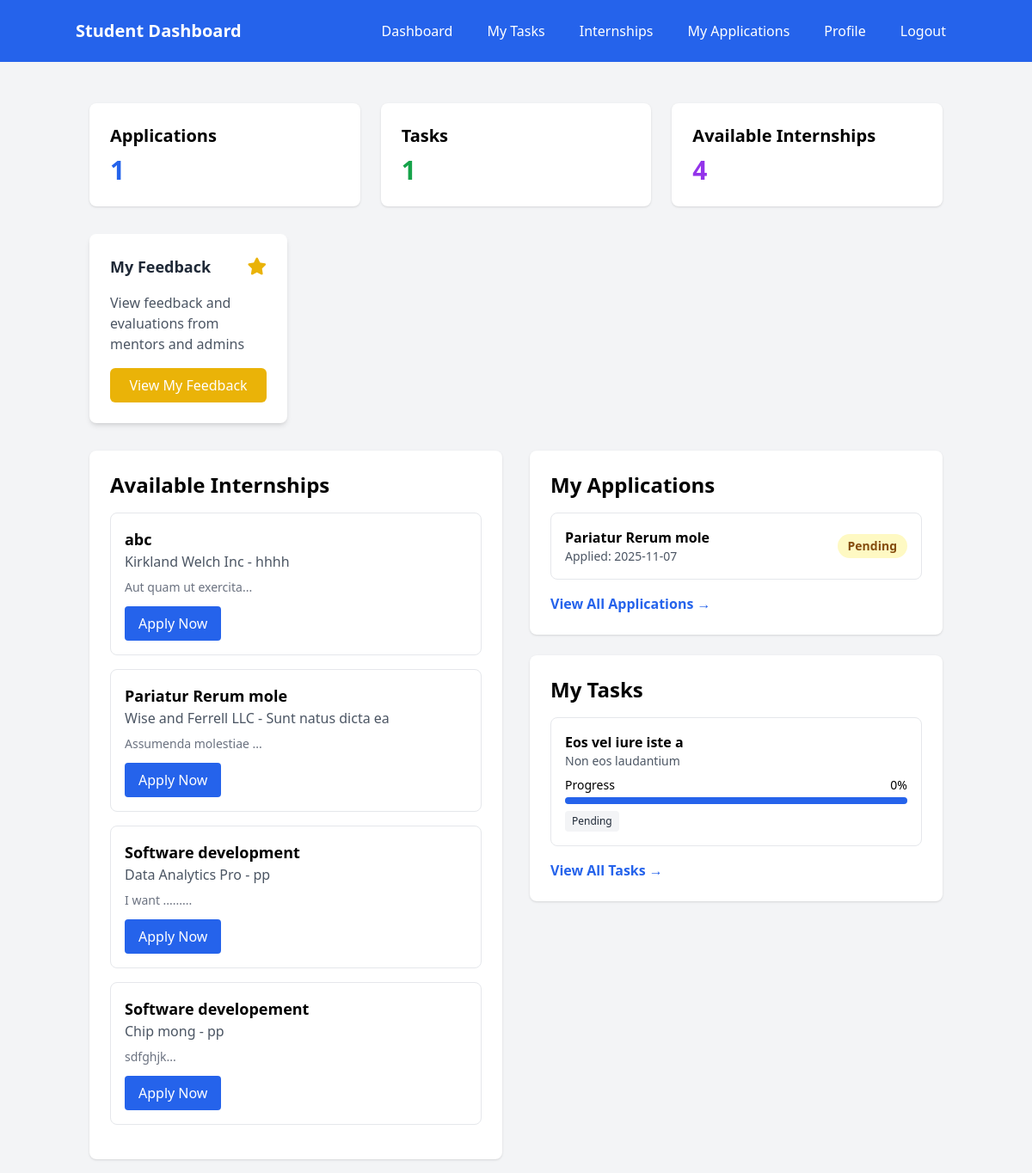
Page /dashboard (signed in) on the committed database.
### models.py (models this page shows)
class Internship(Base):
    __tablename__ = "internships"
    id = Column(Integer, primary_key=True, index=True)
    title = Column(String(255), nullable=False)
    description = Column(Text)
    company = Column(String(255), nullable=False)
    location = Column(String(255))
    duration = Column(String(100))
    stipend = Column(String(100))
    requirements = Column(Text)
    created_by = Column(Integer, ForeignKey("users.id"))
    created_at = Column(DateTime(timezone=True), server_default=func.now())
    is_active = Column(Boolean, default=True)
    deadline = Column(DateTime(timezone=True))
    creator = relationship("User", back_populates="created_internships")
    applications = relationship("InternshipApplication", back_populates="internship")
    tasks = relationship("Task", back_populates="internship")
    feedback = relationship("Feedback", back_populates="internship")
    mentor_feedbacks = relationship("MentorFeedback", back_populates="internship")
    evaluations = relationship("Evaluation", back_populates="internship")

class InternshipApplication(Base):
    __tablename__ = "internship_applications"
    id = Column(Integer, primary_key=True, index=True)
    student_id = Column(Integer, ForeignKey("users.id"), nullable=False)
    internship_id = Column(Integer, ForeignKey("internships.id"), nullable=False)
    application_date = Column(DateTime(timezone=True), server_default=func.now())
    status = Column(Enum(ApplicationStatus), default=ApplicationStatus.PENDING)
    cover_letter = Column(Text)
    resume_url = Column(String(500))
    student = relationship("User", back_populates="applications")
    internship = relationship("Internship", back_populates="applications")
    mentor_feedbacks = relationship("MentorFeedback", back_populates="application")
    evaluations = relationship("Evaluation", back_populates="application")

class Task(Base):
    __tablename__ = "tasks"
    id = Column(Integer, primary_key=True, index=True)
    title = Column(String(255), nullable=False)
    description = Column(Text)
    internship_id = Column(Integer, ForeignKey("internships.id"), nullable=False)
    student_id = Column(Integer, ForeignKey("users.id"), nullable=False)
    assigned_by = Column(Integer, ForeignKey("users.id"))
    due_date = Column(DateTime(timezone=True))
    status = Column(Enum(TaskStatus), default=TaskStatus.PENDING)
    progress = Column(Integer, default=0)
    created_at = Column(DateTime(timezone=True), server_default=func.now())
    internship = relationship("Internship", back_populates="tasks")
    student = relationship("User", foreign_keys=[student_id], back_populates="assigned_tasks")
    assigner = relationship("User", foreign_keys=[assigned_by], back_populates="assigned_by_tasks")

### app.py (the view)
@app.get("/dashboard", response_class=HTMLResponse)
async def dashboard(request: Request, db: Session = Depends(get_db)):
    try:
        user = await get_current_user_from_cookie(request, db)
        user_role = user.role.value if hasattr(user.role, 'value') else user.role
        print(f"🎯 Dashboard access - User: {user.email}, Role: {user_role}")
        if user_role == "student":
            internships = crud.get_internships(db)
            applications = crud.get_applications_by_student(db, user.id)
            tasks = crud.get_tasks_by_student(db, user.id)
            feedbacks = feedback_crud.get_mentor_feedbacks_by_student(db, user.id)
            evaluations = feedback_crud.get_evaluations_by_student(db, user.id)
            return templates.TemplateResponse("dashboard_student.html", {
                "request": request,
                "user": user,
                "internships": internships,
                "applications": applications,
                "tasks": tasks,
                "feedbacks": feedbacks,
                "evaluations": evaluations
            })
        elif user_role == "admin":
            internships = crud.get_internships(db)
            try:
                stats = crud.get_system_stats(db)
            except Exception as e:
                print(f"⚠️  Could not get system stats: {e}")
                stats = {
                    "total_users": 0,
                    "total_students": 0,
                    "total_admins": 0,
                    "total_mentors": 0,
                    "total_internships": 0,
                    "total_applications": 0,
                    "total_tasks": 0
                }
            return templates.TemplateResponse("dashboard_admin.html", {
                "request": request,
                "user": user,
                "internships": internships,
                "stats": stats
            })
        elif user_role == "mentor":
            internships = crud.get_internships(db)
            mentor_internships = crud.get_internships_by_mentor(db, user.id)
            mentor_applications = crud.get_applications_for_mentor(db, user.id)
            feedbacks = feedback_crud.get_mentor_feedbacks_by_mentor(db, user.id)
            return templates.TemplateResponse("dashboard_mentor.html", {
                "request": request,
                "user": user,
                "internships": internships,
                "mentor_internships": mentor_internships,
                "mentor_applications": mentor_applications,
                "feedbacks": feedbacks
            })
        else:
            print(f"❌ Unknown role: {user_role}")
            return RedirectResponse("/login?error=Unknown user role")
    except Exception as e:
        print(f"💥 Dashboard error: {e}")
        import traceback
        traceback.print_exc()
        return RedirectResponse("/login")

### templates/dashboard_student.html (shortened to what this page needs)
<!DOCTYPE html>
<html>
<head>
    <script src="https://cdn.tailwindcss.com"></script>
    <link href="https://cdnjs.cloudflare.com/ajax/libs/font-awesome/6.0.0/css/all.min.css" rel="stylesheet">
</head>
<body class="bg-gray-100">
    <nav class="bg-blue-600 text-white p-4">
        <div class="container mx-auto flex justify-between items-center">
            <h1 class="text-xl font-bold">Student Dashboard</h1>
            <div class="flex space-x-4">
                <a href="/dashboard" class="hover:bg-blue-700 px-3 py-2 rounded">Dashboard</a>
                <a href="/tasks" class="hover:bg-blue-700 px-3 py-2 rounded">My Tasks</a>
                <a href="/internships" class="hover:bg-blue-700 px-3 py-2 rounded">Internships</a>
                <a href="/my-applications" class="hover:bg-blue-700 px-3 py-2 rounded">My Applications</a>
                <a href="/profile" class="hover:bg-blue-700 px-3 py-2 rounded">Profile</a>
                <a href="/logout" class="hover:bg-blue-700 px-3 py-2 rounded">Logout</a>
            </div>
        </div>
    </nav>
    <div class="container mx-auto mt-8 p-4">
        <div class="grid grid-cols-1 md:grid-cols-3 gap-6 mb-8">
            <div class="bg-white p-6 rounded-lg shadow">
                <h3 class="text-xl font-semibold mb-2">Applications</h3>
                <p class="text-3xl font-bold text-blue-600">{{ applications|length }}</p>
            </div>
            <div class="bg-white p-6 rounded-lg shadow">
                <h3 class="text-xl font-semibold mb-2">Tasks</h3>
                <p class="text-3xl font-bold text-green-600">{{ tasks|length }}</p>
            </div>
            <div class="bg-white p-6 rounded-lg shadow">
                <h3 class="text-xl font-semibold mb-2">Available Internships</h3>
                <p class="text-3xl font-bold text-purple-600">{{ internships|length }}</p>
            </div>
        </div>
        <div class="grid grid-cols-1 md:grid-cols-4 gap-6 mb-8">
            <div class="bg-white rounded-lg shadow-md p-6">
                <div class="flex items-center justify-between mb-4">
                    <h3 class="text-lg font-semibold text-gray-800">My Feedback</h3>
                    <i class="fas fa-star text-yellow-500 text-xl"></i>
                </div>
                <p class="text-gray-600 mb-4">View feedback and evaluations from mentors and admins</p>
                <a href="/student/feedback"
                    class="bg-yellow-500 hover:bg-yellow-600 text-white px-4 py-2 rounded-md transition block text-center">
                    View My Feedback
                </a>
            </div>
        </div>
        <div class="grid grid-cols-1 lg:grid-cols-2 gap-8">
            <div class="bg-white p-6 rounded-lg shadow">
                <h2 class="text-2xl font-bold mb-4">Available Internships</h2>
                {% if internships %}
                {% for internship in internships %}
                <div class="border border-gray-200 rounded-lg p-4 mb-4">
                    <h3 class="text-lg font-semibold">{{ internship.title }}</h3>
                    <p class="text-gray-600">{{ internship.company }} - {{ internship.location }}</p>
                    <p class="text-sm text-gray-500 mt-2">{{ internship.description[:100] }}...</p>
                    <a href="/internships"
                        class="inline-block mt-3 bg-blue-600 text-white px-4 py-2 rounded hover:bg-blue-700">
                        Apply Now
                    </a>
                </div>
                {% endfor %}
                {% else %}
                <p class="text-gray-500">No internships available at the moment.</p>
                {% endif %}
            </div>
            <div class="space-y-6">
                <div class="bg-white p-6 rounded-lg shadow">
                    <h2 class="text-2xl font-bold mb-4">My Applications</h2>
                    {% if applications %}
                    {% for application in applications %}
                    <div class="border border-gray-200 rounded-lg p-4 mb-3">
                        <div class="flex justify-between items-center">
                            <div>
                                <h4 class="font-semibold">
                                    {% if application.internship %}
                                    {{ application.internship.title }}
                                    {% else %}
                                    Internship #{{ application.internship_id }}
                                    {% endif %}
                                </h4>
                                <p class="text-sm text-gray-600">Applied: {{
                                    application.application_date.strftime('%Y-%m-%d') }}</p>
                            </div>
                            <span class="px-3 py-1 rounded-full text-sm font-semibold
                                    {% if application.status == 'approved' %}bg-green-100 text-green-800
                                    {% elif application.status == 'rejected' %}bg-red-100 text-red-800
                                    {% else %}bg-yellow-100 text-yellow-800{% endif %}">
                                {{ application.status|title }}
                            </span>
                        </div>
                    </div>
                    {% endfor %}
                    {% else %}
                    <p class="text-gray-500">No applications yet.</p>
                    {% endif %}
                    <div class="mt-4">
                        <a href="/my-applications" class="text-blue-600 hover:text-blue-800 font-semibold">
                            View All Applications →
                        </a>
                    </div>
                </div>
                <div class="bg-white p-6 rounded-lg shadow">
                    <h2 class="text-2xl font-bold mb-4">My Tasks</h2>
                    {% if tasks %}
                    {% for task in tasks %}
                    <div class="border border-gray-200 rounded-lg p-4 mb-3">
                        <h4 class="font-semibold">{{ task.title }}</h4>
                        <p class="text-sm text-gray-600">{{ task.description }}</p>
                        <div class="mt-2">
                            <div class="flex justify-between text-sm mb-1">
                                <span>Progress</span>
                                <span>{{ task.progress }}%</span>
                            </div>
                            <div class="w-full bg-gray-200 rounded-full h-2">
                                <div class="bg-blue-600 h-2 rounded-full"
                                    style="width: '{{ task.progress|default(0) }}%';"></div>
                            </div>
                        </div>
                        <span class="inline-block mt-2 px-2 py-1 text-xs rounded
                                {% if task.status == 'completed' %}bg-green-100 text-green-800
                                {% elif task.status == 'in_progress' %}bg-blue-100 text-blue-800
                                {% else %}bg-gray-100 text-gray-800{% endif %}">
                            {{ task.status|replace('_', ' ')|title }}
                        </span>
                    </div>
                    {% endfor %}
                    {% else %}
                    <p class="text-gray-500">No tasks assigned yet.</p>
                    {% endif %}
                    <div class="mt-4">
                        <a href="/tasks" class="text-blue-600 hover:text-blue-800 font-semibold">
                            View All Tasks →
                        </a>
                    </div>
                </div>
            </div>
        </div>
    </div>
</body>
</html>

### rows in the picture
Internship: title "abc", company "Kirkland Welch Inc", location "hhhh", description "Aut quam ut exercita"
Internship: title "Pariatur Rerum mole", company "Wise and Ferrell LLC", location "Sunt natus dicta ea", description "Assumenda molestiae"
Internship: title "Software development", company "Data Analytics Pro", location "pp", description "I want ......"
Internship: title "Software developement", company "Chip mong", location "pp", description "sdfghjk"
InternshipApplication: internship "Pariatur Rerum mole", application_date "2025-11-07", status "Pending"
Task: title "Eos vel iure iste a", description "Non eos laudantium", progress "0", status "Pending"

### other values in the picture
{{ applications|length }} "1"
{{ tasks|length }} "1"
{{ internships|length }} "4"
